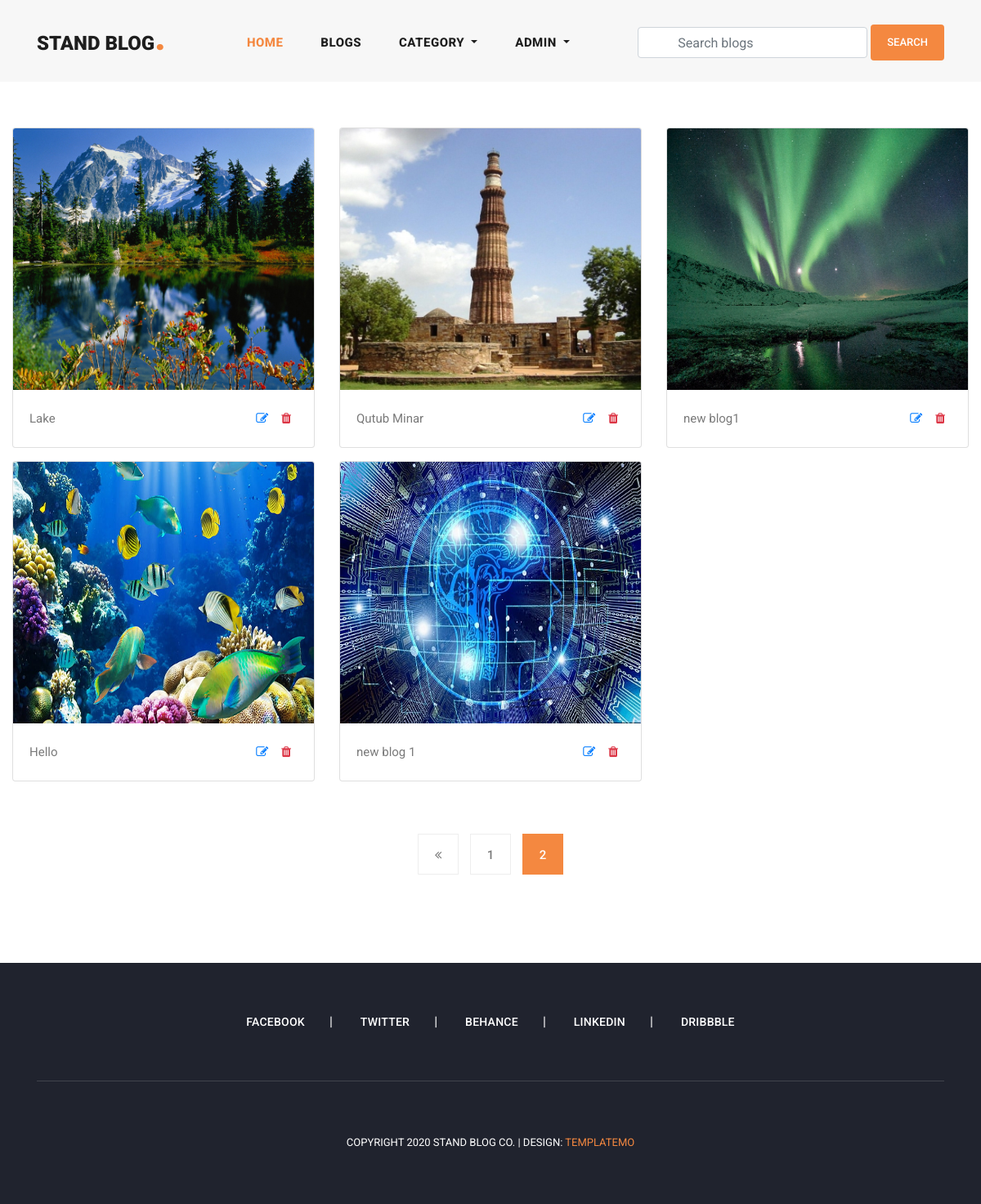
The app's page /my_blogs/?page=2 (signed in), older data.
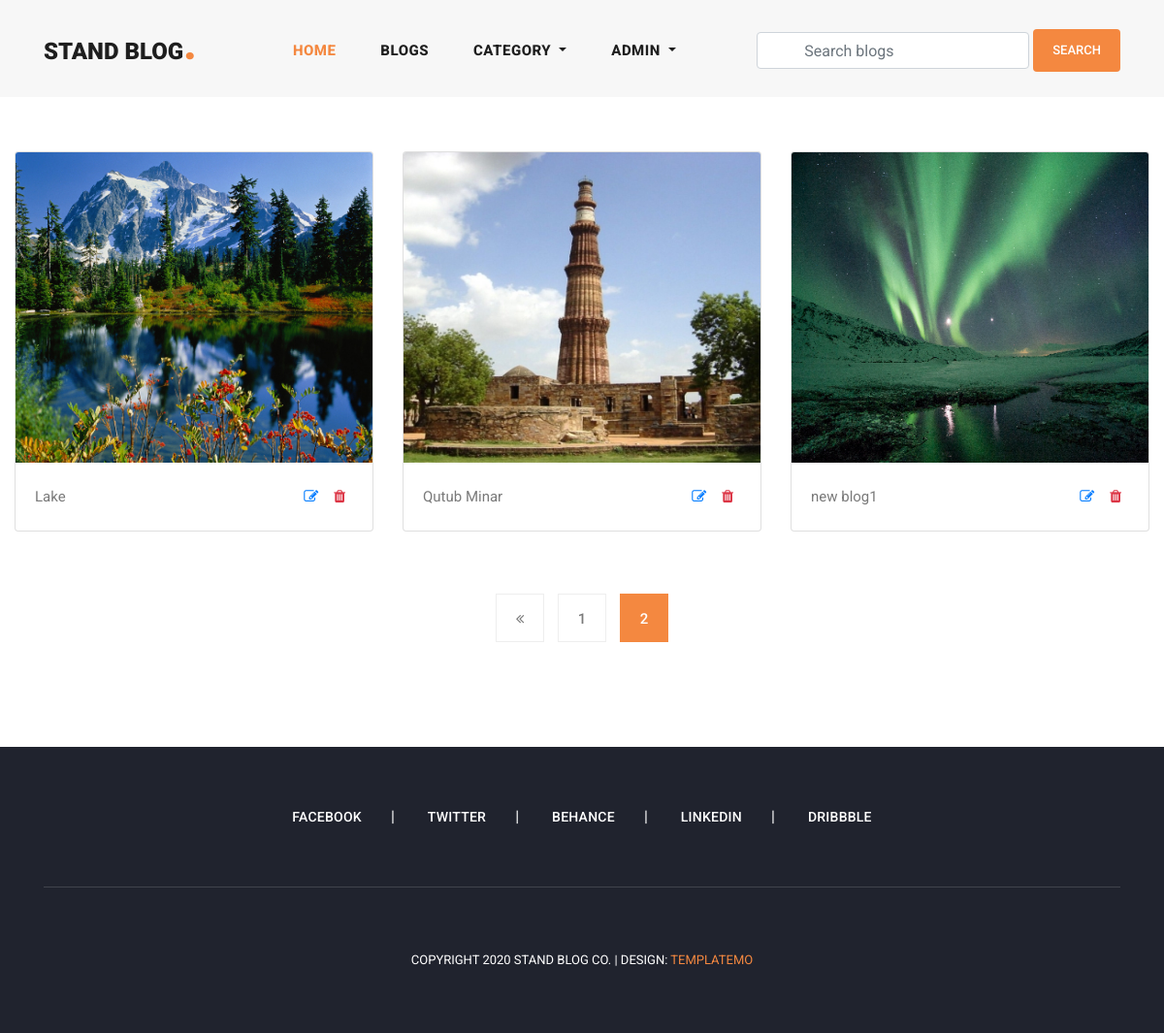
The same page, newer data.
### blog/models.py (models this page shows, shortened)
class Blog(models.Model):
    user = models.ForeignKey(
        User,
        related_name='user_blogs',
        on_delete=models.CASCADE
    )
    category = models.ForeignKey(
        Category,
        related_name='category_blogs',
        on_delete=models.CASCADE
    )
    tags = models.ManyToManyField(
        Tag,
        related_name='tag_blogs',
        blank=True
    )
    likes = models.ManyToManyField(
        User,
        related_name='user_likes',
        blank=True
    )
    title = models.CharField(
        max_length=250
    )
    slug = models.SlugField(null=True, blank=True)
    banner = models.ImageField(upload_to='blog_banners')
    description = RichTextField()
    created_date = models.DateField(auto_now_add=True)

### blog/views.py (the view, shortened to what this page needs)
# urls.py: path('my_blogs/', my_blogs, name='my_blogs'),
@login_required(login_url='login')
def my_blogs(request):
    queryset = request.user.user_blogs.all()
    page = request.GET.get('page', 1)
    paginator = Paginator(queryset, 6)
    delete = request.GET.get('delete', None)
    try:
        blogs = paginator.page(page)
    except EmptyPage:
        blogs = paginator.page(1)
    except PageNotAnInteger:
        blogs = paginator.page(1)
        return redirect('blogs')
    context = {
        "blogs": blogs,
        "paginator": paginator
    }
    return render(request, 'my_blogs.html', context)

### blog/context_processors.py (called while the page is built)
def get_all_categories(request):
    categories = Category.objects.all()
    context = {
        "categories": categories
    }
    return context

### templates/my_blogs.html (shortened to what this page needs)
{% extends 'base.html' %}
{% load static %}
{% block content %}
<section class="my-blogs">
    <div class="container-fluid">
        <div class="row py-5">
            {% for blog in blogs %}
            <div class="col-md-4 my-2">
                <div class="card">
                    <img class="card-img-top img-fluid" style="width: 100%; height: 320px;" src="{{blog.banner.url}}"
                        alt="Card image cap">
                    <div class="card-body">
                        <p class="card-text d-flex flex-row">
                            {{blog.title|truncatechars:15}}
                            <a class="px-2 ml-auto" href="{% url 'update_blog' blog.slug %}">
                                <i class="fa fa-edit"></i>
                            </a>
                            <a class="px-2" href="?delete={{blog.pk}}">
                                <i class="fa fa-trash text-danger"></i>
                            </a>
                        </p>
                    </div>
                </div>
            </div>
            {% endfor %}
        </div>
        <div class="row py-2 justify-content-center">
            <div class="col-md-8">
                {% include 'pagination.html' %}
            </div>
        </div>
    </div>
</section>
{% endblock content %}

Row changes from the older to the newer data that the page shows:
removed Blog: banner (picture), title "Hello"
removed Blog: banner (picture), title "new blog 1"
